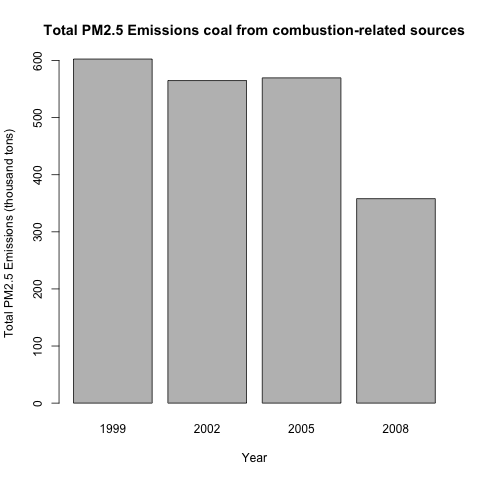

Source code (R):
# Getting the data
source('~/DS-JohnHopkins/Exploratory Data/Final Project/fetch-data.R')

# Question 4: Across the United States, how have emissions from coal combustion-related sources changed from 1999–2008?

# Find coal combustion-related source with regex, merged_dat is processed in 'fetch-data.R' file
coal_source <- merged_dat[grepl('coal', merged_dat$Short.Name, ignore.case = TRUE),]
coal_agg <- aggregate(Emissions~year, coal_source, FUN=sum)
coal_agg$Emissions <- coal_agg$Emissions / 1e3

png('plot4.png')
barplot(coal_agg$Emissions, ylab='Total PM2.5 Emissions (thousand tons)', 
        xlab='Year', names.arg=coal_agg$year, 
        main='Total PM2.5 Emissions coal from combustion-related sources')


dev.off()
 